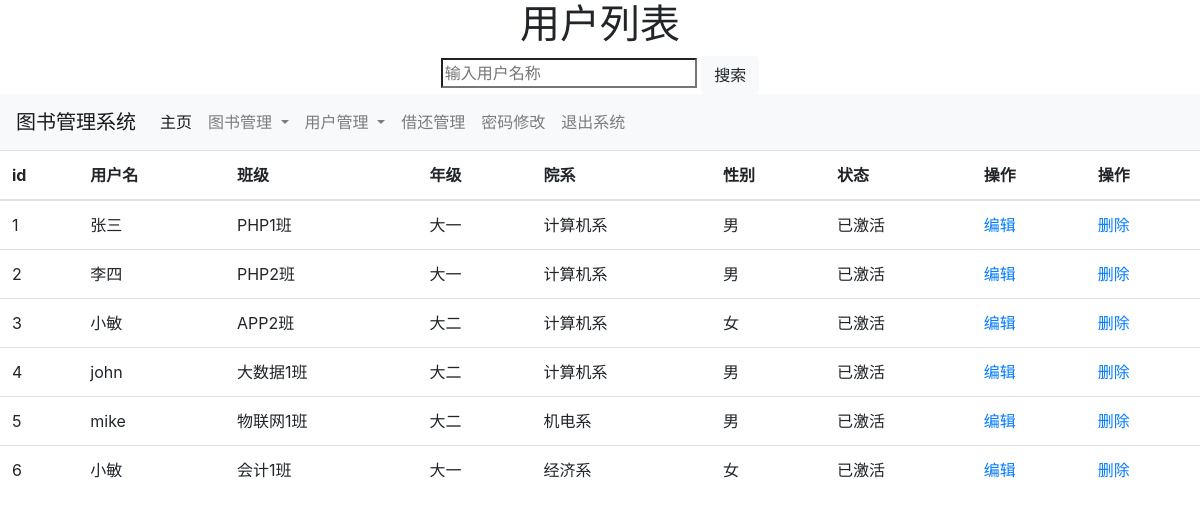
/admin_user_list.php (signed in), run on the app's committed database.
### tables this page shows
CREATE TABLE `book_user` (
  `id` int(11) NOT NULL AUTO_INCREMENT,
  `student_name` varchar(255) NOT NULL,
  `student_password` varchar(255) NOT NULL DEFAULT '123456',
  `student_p` varchar(255) NOT NULL,
  `class_name` varchar(255) NOT NULL,
  `grade` varchar(255) NOT NULL,
  `sex` varchar(255) NOT NULL,
  `ustatus` int(11) NOT NULL DEFAULT 0,
  PRIMARY KEY (`id`)
);

### admin_user_list.php (the view, shortened to what this page needs)
<?php
include ('mysql_connection.php');
?><!doctype html>
<html lang="en">
<head>
</head>
<body>
<div class="seach">
    <h1>用户列表</h1>
    <form action="admin_book_search_result.php" method="post">
        <input type="search" name="bookname" placeholder="输入用户名称">
        <button type="submit" class="btn btn-light">搜索</button>
    </form>
</div>
<?php
include ('admin_header.php');
?>
<div>
    <table class="table table-hover">
        <thead>
        <tr>
            <th scope="col">id</th>
            <th scope="col">用户名</th>
            <th scope="col">班级</th>
            <th scope="col">年级</th>
            <th scope="col">院系</th>
            <th scope="col">性别</th>
            <th scope="col">状态</th>
            <th scope="col">操作</th>
            <th scope="col">操作</th>
        </tr>
        </thead>
        <tbody>
        <?php
        $sql = "select id,student_name,student_p,class_name,grade,sex,ustatus from book_user";
        $result = mysqli_query($link_info,$sql);
        foreach ($result as $row){
            echo "<tr>";
            echo "<td>{$row['id']}</td>";
            echo "<td>{$row['student_name']}</td>";
            echo "<td>{$row['class_name']}</td>";
            echo "<td>{$row['grade']}</td>";
            echo "<td>{$row['student_p']}</td>";
            echo "<td>{$row['sex']}</td>";
            if($row['ustatus']==0) echo "<td>已激活</td>"; else if($row['ustatus']==1) echo "<td>未激活</td>";else  echo "<td>无状态信息</td>";
            echo "<td><a href='' value='$row[id]'>编辑</a></td>";
            echo "<td><a href='' value='$row[id]'>删除</a></td>";
            echo "</tr>";
        }
    ?>
        </tbody>
    </table>
</div>
</body>
</html>

### admin_user_list.php (style rules this page uses)
.seach { max-width: 400px; margin: auto; text-align: center; }

### data on the page
book_user: id "1", student_name "张三", class_name "PHP1班", grade "大一", student_p "计算机系", sex "男", ustatus "已激活"
book_user: id "2", student_name "李四", class_name "PHP2班", grade "大一", student_p "计算机系", sex "男", ustatus "已激活"
book_user: id "3", student_name "小敏", class_name "APP2班", grade "大二", student_p "计算机系", sex "女", ustatus "已激活"
book_user: id "4", student_name "john", class_name "大数据1班", grade "大二", student_p "计算机系", sex "男", ustatus "已激活"
book_user: id "5", student_name "mike", class_name "物联网1班", grade "大二", student_p "机电系", sex "男", ustatus "已激活"
book_user: id "6", student_name "小敏", class_name "会计1班", grade "大一", student_p "经济系", sex "女", ustatus "已激活"
